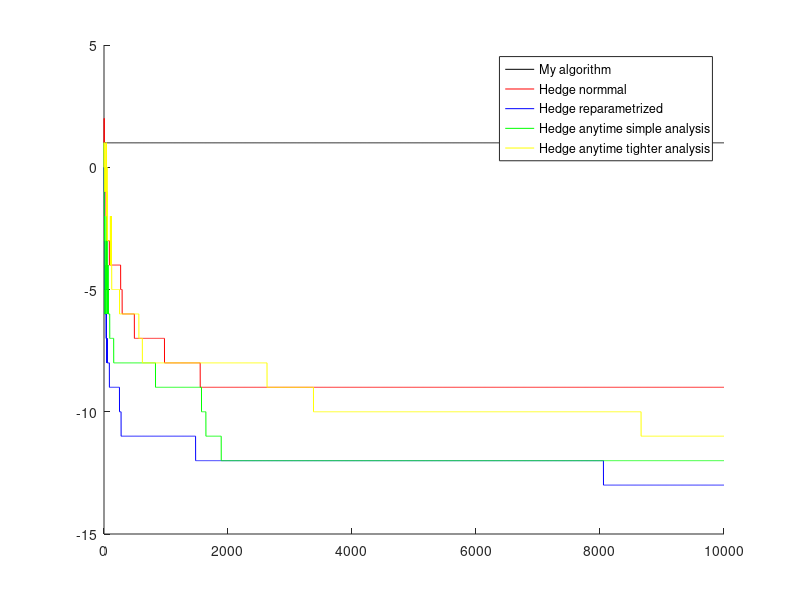

The MATLAB source for this figure:
%% My algorithm
clear;
%set the bias for generating the values of variables
%bias = 0.25;
%bias = 0.375;
bias = 0.4375;

%keep losses of the extperts
l1 = [];
l0 = [];
lalg = [];

%the regret
R = [];

P = [];
X = [];

for t = 1:10000
    
    %calculate the value of p according to the loss of the best expert
    if(sum(l0) < sum(l1))
        p = 0;
    else
        p = 1;
    end 
    P = [P p];
    
    %generate next variable X
    r = rand;
    if r<bias
        x = 1;
    else 
        x = 0;
    end 
    X = [X x];
    
    %calculate the loss
    lalg = [lalg abs(p-x)];
    l1 = [l1 abs(1-x)];
    l0 = [l0 abs(0-x)];   
    
    R = [R sum(lalg) - min(sum(l1),sum(l0))];
 end         
    
    
figure;
hold on;
plot(1:10000,R,'k');
hold off;
 



%% Hedge algorithm from class
clear;
%set the bias for generating the values of variables
%bias = 0.25;
%bias = 0.375;
bias = 0.4375;

%we have 2 experts
N = 2;
%the initial value of L0(a)
Lt = 0;
%the sum used to calculate pta
sumLt = 1;

%keep losses of the extperts
l1 = [];
l0 = [];
lalg = [];

%the regret
R = [];

for t = 1:10000
    %calculate pt(a)
    etta = sqrt(2*log(N)/t);
    pta = exp(-etta*Lt)/sumLt;
    
    %sample pta:
    r = rand;
    if r<pta
        p = 1;
    else 
        p = 0;
    end 
    %generate next variable X
    if r<bias
        x = 1;
    else 
        x = 0;
    end 
    
    %calculate the loss
    lalg = [lalg abs(p-x)];
    l1 = [l1 abs(1-x)];
    l0 = [l0 abs(0-x)];
    
    %find expert with lowest error
    lta = min(l1(t),l0(t));
    Lt = Lt + lta;
    
    sumLt = sumLt +  exp(-etta*(lalg(t))); 
    
    R = [R sum(lalg) - min(sum(l1),sum(l0))];
    
end 


hold on;
plot(1:10000,R,'r');
hold off;

%% Hedge algorithm reparametrized
clear;
%set the bias for generating the values of variables
%bias = 0.25;
%bias = 0.375;
bias = 0.4375;

%we have 2 experts
N = 2;
%the initial value of L0(a)
Lt = 0;
%the sum used to calculate pta
sumLt = 1;

%keep losses of the extperts
l1 = [];
l0 = [];
lalg = [];

%the regret
R = [];

for t = 1:10000
    %calculate pt(a)
    etta = sqrt(8*log(N)/t);
    pta = exp(-etta*Lt)/sumLt;
    
    %sample pta:
    r = rand;
    if r<pta
        p = 1;
    else 
        p = 0;
    end 
    %generate next variable X
    if r<bias
        x = 1;
    else 
        x = 0;
    end 
    
    %calculate the loss
    lalg = [lalg abs(p-x)];
    l1 = [l1 abs(1-x)];
    l0 = [l0 abs(0-x)];
    
    %find expert with lowest error
    lta = min(l1(t),l0(t));
    Lt = Lt + lta;
    
    sumLt = sumLt +  exp(-etta*(lalg(t))); 
    
    R = [R sum(lalg) - min(sum(l1),sum(l0))];
    
end 

hold on;
plot(1:10000,R,'b');
hold off;

%% Hedge algorithm anytime corresponding to simple analysis
clear;
%set the bias for generating the values of variables
%bias = 0.25;
%bias = 0.375;
bias = 0.4375;

%we have 2 experts
N = 2;
%the initial value of L0(a)
Lt = 0;
%the sum used to calculate pta
sumLt = 1;

%keep losses of the extperts
l1 = [];
l0 = [];
lalg = [];

%the regret
R = [];

for t = 1:10000
    %calculate pt(a)
    etta = sqrt(log(N)/t);
    pta = exp(-etta*Lt)/sumLt;
    
    %sample pta:
    r = rand;
    if r<pta
        p = 1;
    else 
        p = 0;
    end 
    %generate next variable X
    if r<bias
        x = 1;
    else 
        x = 0;
    end 
    
    %calculate the loss
    lalg = [lalg abs(p-x)];
    l1 = [l1 abs(1-x)];
    l0 = [l0 abs(0-x)];
    
    %find expert with lowest error
    lta = min(l1(t),l0(t));
    Lt = Lt + lta;
    
    sumLt = sumLt +  exp(-etta*(lalg(t))); 
    
    R = [R sum(lalg) - min(sum(l1),sum(l0))];
    
end 

hold on;
plot(1:10000,R,'g');
hold off;




%% Hedge algorithm anytime corresponding to tighter analysis
clear;
%set the bias for generating the values of variables
%bias = 0.25;
%bias = 0.375;
bias = 0.4375;

%we have 2 experts
N = 2;
%the initial value of L0(a)
Lt = 0;
%the sum used to calculate pta
sumLt = 1;

%keep losses of the extperts
l1 = [];
l0 = [];
lalg = [];

%the regret
R = [];

for t = 1:10000
    %calculate pt(a)
    etta = 2*sqrt(8*log(N)/t);
    pta = exp(-etta*Lt)/sumLt;
    
    %sample pta:
    r = rand;
    if r<pta
        p = 1;
    else 
        p = 0;
    end 
    %generate next variable X
    if r<bias
        x = 1;
    else 
        x = 0;
    end 
    
    %calculate the loss
    lalg = [lalg abs(p-x)];
    l1 = [l1 abs(1-x)];
    l0 = [l0 abs(0-x)];
    
    %find expert with lowest error
    lta = min(l1(t),l0(t));
    Lt = Lt + lta;
    
    sumLt = sumLt +  exp(-etta*(lalg(t))); 
    
    R = [R sum(lalg) - min(sum(l1),sum(l0))];
    
end 

hold on;
plot(1:10000,R,'y'),legend('My algorithm','Hedge normmal','Hedge reparametrized','Hedge anytime simple analysis','Hedge anytime tighter analysis');
hold off;

